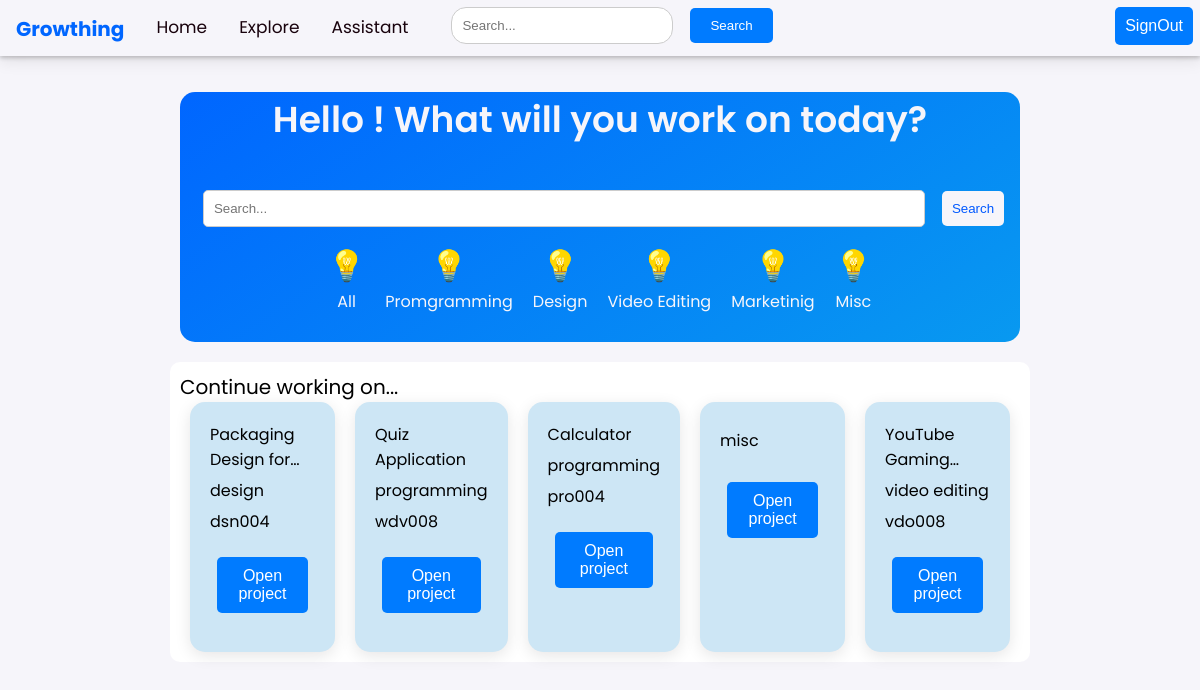
The app's page /home/ (signed in), older data.
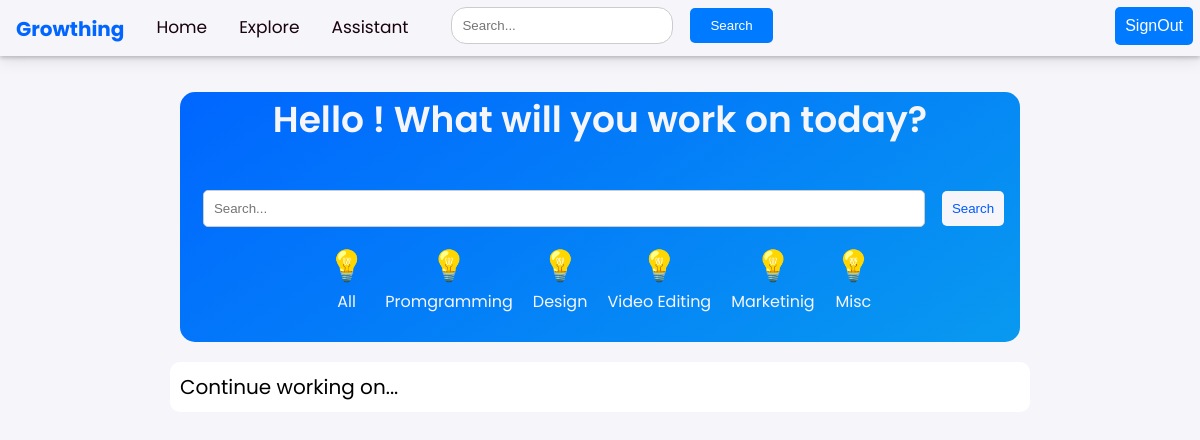
The same page, newer data.
### appname/models.py (models this page shows, shortened)
class Roadmap(models.Model):
    title = models.CharField(max_length=100)
    emoji = models.CharField(max_length=200, null=True)
    description = models.TextField()
    skills = models.CharField(max_length=200)
    tools = models.CharField(max_length=200, null=True)
    genre = models.CharField(max_length=20, choices=genre, default='misc')
    difficulty = models.CharField(max_length=20, choices=difficulty, default='misc')
    generate_roadmap = models.TextField()
    project_id = models.CharField(max_length=100)
    task = models.TextField()
    user = models.ForeignKey(User, on_delete=models.CASCADE, null=True)

### appname/views.py (the view)
# urls.py: path('home/', views.ongoing, name='ongoing_project_list'),
def ongoing(request):
    user= request.user
    ongoing_projects = Roadmap.objects.filter(user=request.user)
    context= {
        'ongoing_projects': ongoing_projects,
    }
    return render(request,'home.html', context)
    return render(request, 'home.html', context)

### templates/home.html (shortened to what this page needs)
<!DOCTYPE html>
<html lang="en">
<head>
</head>
<body>
  {% load static %}
  <nav style="box-shadow: 0 2px 4px rgba(0, 0, 0, 0.2)">
    <div class="navbar">
      <a class="logo" href="/">Growthing</a>
      <a href="/home">Home</a>
      <a href="/explore">Explore</a>
      <a href="/assistant">Assistant</a>
      <div class="search-bar">
        <input type="text" placeholder="Search...">
        <button type="submit">Search</button>
      </div>
      <div class="user">
      {% if user.is_authenticated %}
          <a href="/signout"><button class= "user-button" type="submit">SignOut</button></a>
          {% else %}
          <a href="/signup"><button class= "user-button" type="submit">SignUp</button></a>
          <a href="/signin"><button class= "user-button" type="submit">SignIn</button></a>
          {% endif %}
      </div>
    </div>
  </nav>
  {% if user.is_authenticated %}
          <div class="home-card">
            <div class="greeting">
              <p>Hello {{fname}}! What will you work on today?</p>
            </div>
            <div class="search-bar">
              <input type="text" placeholder="Search...">
              <button type="submit">Search</button>
            </div>
            <div class="redirect-button">
              <div class="btn">
                <p style="font-size: 30px;">&#128161;</p>
                <p style="font-size: 16px;">All</p>
              </div>
              <div class="btn">
                <p style="font-size: 30px;">&#128161;</p>
                <p style="font-size: 16px;">Promgramming</p>
              </div>
              <div class="btn">
                <p style="font-size: 30px;">&#128161;</p>
                <p style="font-size: 16px;">Design</p>
              </div>
              <div class="btn">
                <p style="font-size: 30px;">&#128161;</p>
                <p style="font-size: 16px;">Video Editing</p>
              </div>
              <div class="btn">
                <p style="font-size: 30px;">&#128161;</p>
                <p style="font-size: 16px;">Marketinig</p>
              </div>
              <div class="btn">
                <p style="font-size: 30px;">&#128161;</p>
                <p style="font-size: 16px;">Misc</p>
              </div>
            </div>
            </div>
            <div class="ongoing-projects">
              <div style="font-size: 20px;">Continue working on...</div>
              <div class="ongoing-container">
                {% for roadmap in ongoing_projects %}
                <div class="ongoing-card">
                <p>{{roadmap.title }}</p>
                <p>{{roadmap.genre}}</p>
                <p>{{roadmap.project_id}}</p>
                <a href="/{{ user.username }}/roadmap/{{ roadmap.project_id }}/">
                  <button class="open-project-button">Open project</button>
                </a>
              </div>
                {% endfor %}
              </div>
            </div>
  {% else %}
          <div class="model-content">
            <p>You need to signin/signup</p>
            <a href="/signup"><button class= "user-button" type="submit">SignUp</button></a>
            <a href="/signin"><button class= "user-button" type="submit">SignIn</button></a>
          </div>
  {% endif %}
</body>
</html>

Row changes from the older to the newer data that the page shows:
removed Roadmap: title "Packaging Design…", genre "design", project_id "dsn004"
removed Roadmap: title "Quiz Application", genre "programming", project_id "wdv008"
removed Roadmap: title "Calculator", genre "programming", project_id "pro004"
removed Roadmap: genre "misc"
removed Roadmap: title "YouTube…", genre "video editing", project_id "vdo008"
